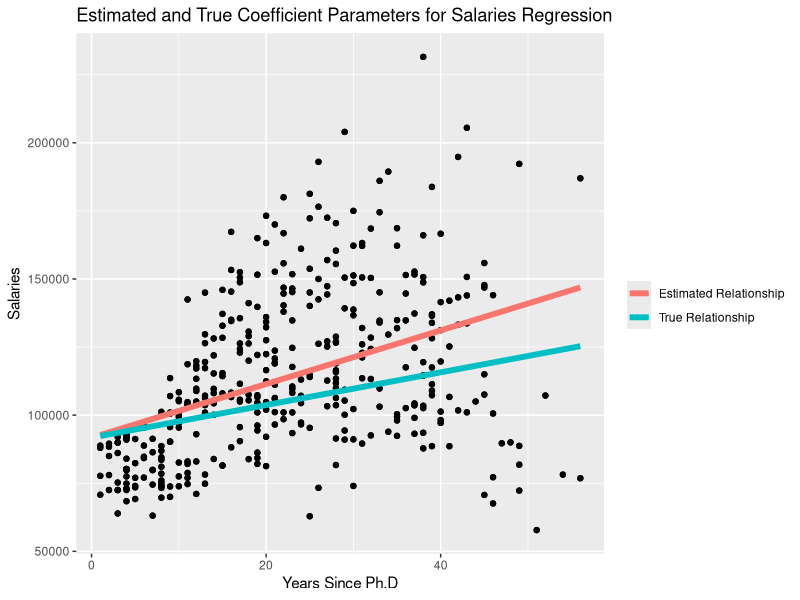

Here is the R script that generated this plot: (Note: this script raises an error after producing the figure.)
## ---- chunk 1
knitr::opts_chunk$set(include = FALSE)
library(data.table)
library(ggplot2)
library(car)

main_dir <- "/Users/bertozzivill/repos/data-science-book/final/module_8/part_2/"
## ---- chunk 2
data(Salaries)
Salaries <- data.table(Salaries)

regress <- lm(salary~yrs.since.phd, data=Salaries)
intercept <- regress$coefficients[["(Intercept)"]]

Salaries[, estimated_relationship:=predict(regress)]
Salaries[, true_relationship:= intercept + yrs.since.phd*600]
Salaries <- melt(Salaries, id.vars=c("yrs.since.phd", "salary"), measure.vars = c("estimated_relationship", "true_relationship"))
Salaries[, variable:= ifelse(variable=="estimated_relationship", "Estimated Relationship", "True Relationship")]

png(paste0(main_dir, "est_true_regression.png"))
ggplot(Salaries, aes(x=yrs.since.phd)) +
  geom_point(aes(y=salary)) +
  geom_line(aes(y=value, color=variable), size=2)+
  labs(title="Estimated and True Coefficient Parameters for Salaries Regression",
       x="Years Since Ph.D",
       y="Salaries",
       color="")
graphics.off()
## ---- chunk 3
data(Salaries)
Salaries <- data.table(Salaries)

Salaries[, list(mean.salary=mean(salary), mean.yrs.since.phd=mean(yrs.since.phd)), by=list(sex)]
## ---- chunk 4
## Pause for lots of plotting

n=50
reps=3
example <- data.table(id=rep(1:n, reps))
example[, random:= rnorm(n=n*reps, sd=50)]
example[, value:=id^2+random + abs(min(random)-1)]


reg <- lm(value~id, data=example)
example[, predicted:=predict(reg)]

png(paste0(main_dir, "x2_data.png"))
ggplot(example, aes(x=id)) +
  geom_point(aes(y=value))+
  labs(title="Example Data",
       x="Variable",
       y="Value")
graphics.off()

png(paste0(main_dir, "x2_data_with_regression.png"))
ggplot(example, aes(x=id)) +
  geom_point(aes(y=value))+
  geom_line(aes(y=predicted), color="red", size=1) +
  labs(title="Example Data with Linear Regression",
       x="Variable",
       y="Value")
graphics.off()


example[, new_value:=sqrt(value)]
new_reg <- lm(new_value~id, data=example)

example[, predicted_new:= predict(new_reg)]

png(paste0(main_dir, "x2_data_transformed.png"))
ggplot(example, aes(x=id)) +
  geom_point(aes(y=new_value))+
  labs(title="Example Data, Transformed",
       x="Variable",
       y="sqrt(Value)")
graphics.off()

png(paste0(main_dir, "x2_data_transformed_with_regression.png"))
ggplot(example, aes(x=id)) +
  geom_point(aes(y=new_value))+
  geom_line(aes(y=predicted_new), color="red", size=1) +
  labs(title="Example Data with Linear Regression, Transformed",
       x="Variable",
       y="sqrt(Value)")
graphics.off()

## ---- chunk 5
example_vector <- 1:10
transformed_vector <- example_vector + 3
print(transformed_vector)
## ---- chunk 6
example_vector <- 1:10
transformed_vector <- example_vector^2
print(transformed_vector)
